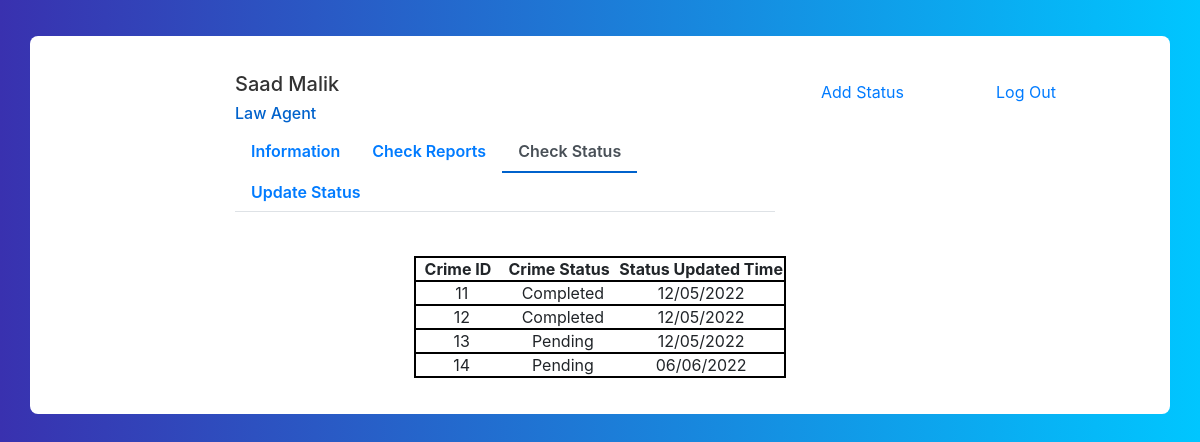
Screenshot of /database/checkstatus/ (signed in) with the database file from the repository.
### status/models.py (models this page shows, shortened)
class Status(models.Model):
    user = models.OneToOneField(Crimereports, on_delete=models.CASCADE, db_column="User ID")
    complaint_status = models.CharField(max_length=10, db_column= 'Complaint Status')
    date = models.CharField(max_length=10, db_column= 'Date')

### crimereports/models.py (models this page shows, shortened)
class Crimereports(models.Model):
    user = models.ForeignKey(GenUser, on_delete=models.CASCADE, db_column="User ID")
    location_of_crime = models.TextField(db_column= 'Location of Crime')
    type_of_crime = models.CharField(max_length=50,db_column= 'Type of Crime')
    date_of_crime = models.CharField(max_length=10, db_column= 'Date of Crime')
    crime_description = models.TextField(db_column="Crime Description")

### lawagency/views.py (the view)
# urls.py: path('checkstatus/', lv.checkStatus, name="checkLawstatus"),
def checkStatus(request):
    st = Status.objects.all()
    return render(request, 'lawagency/checkstatus.html', {'st':st})

### templates/lawagency/checkstatus.html (shortened to what this page needs)
<!DOCTYPE html>
<html lang="en">
<head>
<link href="//maxcdn.bootstrapcdn.com/bootstrap/4.1.1/css/bootstrap.min.css" rel="stylesheet" id="bootstrap-css">
</head>
<body>
<div class="container emp-profile">
            <form method="post">
                <div class="row">
                    <div class="col-md-2">
                    </div>
                    <div class="col-md-6">
                        <div class="profile-head">
                                    <h5>
                                    {{ user.first_name}} {{user.last_name }}
                                    </h5>
                                    <h6>
                                        Law Agent
                                    </h6>
                            <ul class="nav nav-tabs" id="myTab" role="tablist">
                                <li class="nav-item">
                                    <a class="nav-link" id="home-tab" data-toggle="tab" href="{% url 'lawprofile' %}" role="tab" aria-controls="home" aria-selected="false">Information</a>
                                </li>
                                <li class="nav-item">
                                    <a class="nav-link " id="profile-tab" data-toggle="tab" href="{% url 'lawreport'  %}" role="tab" aria-controls="profile" aria-selected="false">Check Reports</a>
                                </li>
                                 <li class="nav-item">
                                    <a class="nav-link active" id="profile-tab" data-toggle="tab" href="{% url 'checkLawstatus' %}" role="tab" aria-controls="profile" aria-selected="true">Check Status</a>
                                </li>
                                <li class="nav-item">
                                    <a class="nav-link" id="profile-tab" data-toggle="tab" href="{% url 'updatestatus' %}" role="tab" aria-controls="profile" aria-selected="false">Update Status</a>
                                </li>
                            </ul>
                        </div>
                    </div>
                    <div class="col-md-2">
                        <a class="nav-link" id="profile-tab" data-toggle="tab" href="{% url 'upstatus' %}" role="tab" aria-controls="profile" aria-selected="false">Add Status</a>
                    </div>
                    <div align="center">
                                <a class="nav-link" id="profile-tab" data-toggle="tab" href="{% url 'userlogout' %}" role="tab" aria-controls="profile" aria-selected="false">Log Out</a>
                                </div>
                </div>
                <div class="row">
                    <div class="col-md-2">
                    </div>
                    <div class="col-md-6">
                    </div>
                </div>
            </form>
                            <div align="center">
                                <table>
                                    <thead>
                                        <tr align="center" style="border: 2px solid black;">
                                            <th>&nbsp;&nbsp;Crime ID&nbsp;&nbsp;&nbsp;&nbsp;</th>
                                            <th>Crime Status&nbsp;&nbsp;</th>
                                            <th>Status Updated Time</th>
                                        </tr>
                                    </thead>
                                    <tbody>
                                                            {% for k in st  %}
                                                         <tr align="center" style="border: 2px solid black">
                                                            <td>{{ k.user.id }}</td>
                                                            <td>{{ k.complaint_status }}</td>
                                                            <td>{{ k.date }}</td>
                                                         </tr>
                                                            {% endfor %}
                                    </tbody>
                                </table>
                            </div>
        </div>
</body>
</html>

### templates/lawagency/checkstatus.html (style rules this page uses)
body { background: -webkit-linear-gradient(left, #3931af, #00c6ff); }
.emp-profile { padding: 3%; margin-top: 3%; margin-bottom: 3%; border-radius: 0.5rem; background: #fff; }
.profile-head h5 { color: #333; }
.profile-head h6 { color: #0062cc; }
.profile-head .nav-tabs { margin-bottom:5%; }
.profile-head .nav-tabs .nav-link { font-weight:600; border: none; }
.profile-head .nav-tabs .nav-link.active { border: none; border-bottom:2px solid #0062cc; }

### rows the page displays
Status: user.id "11", complaint_status "Completed", date "12/05/2022"
Status: user.id "12", complaint_status "Completed", date "12/05/2022"
Status: user.id "13", complaint_status "Pending", date "12/05/2022"
Status: user.id "14", complaint_status "Pending", date "06/06/2022"

### other values shown
{{ user.first_name }} "Saad"
{{ user.last_name }} "Malik"
